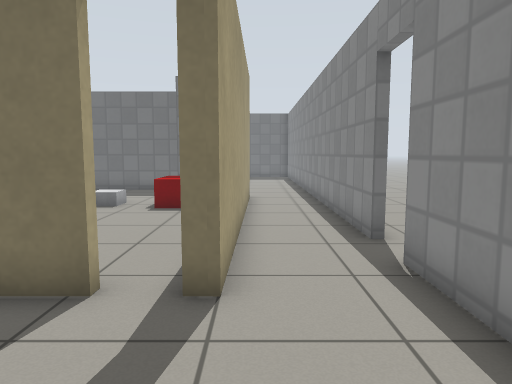
View 1 (above)

14 first-person views from a walk through a robot-simulator world made for Gazebo. The camera is 0.94 m above the floor, tilts 6° down and sees 70° across. The floor is counted in squares, 0.5 m on a side. Each view is taken from the middle of a square. On the plan, view 1 faces up. The plan holds only what a view shows up to about 18 squares ahead; the rest is blank. Gazebo's built-in surfaces are drawn with simple patterns. Surface patterns are stand-ins for the level's own textures.

View 2
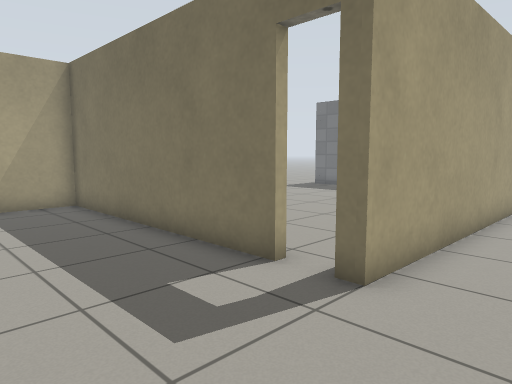

View 3
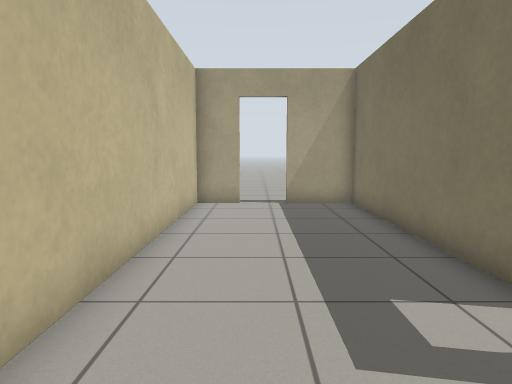

View 4
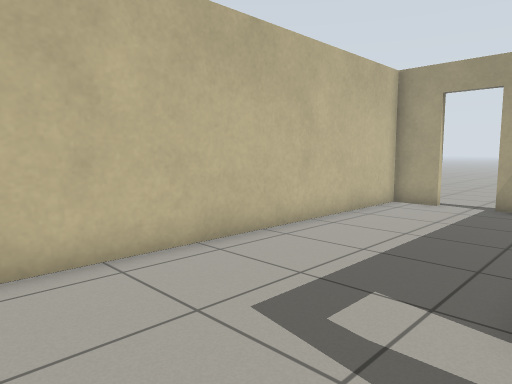

View 5
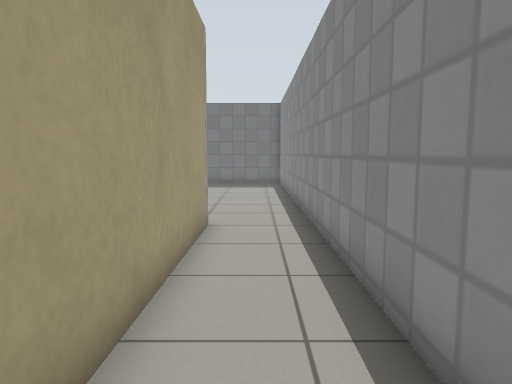

View 6
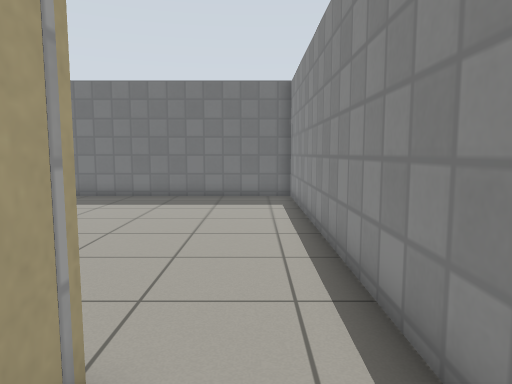

View 7
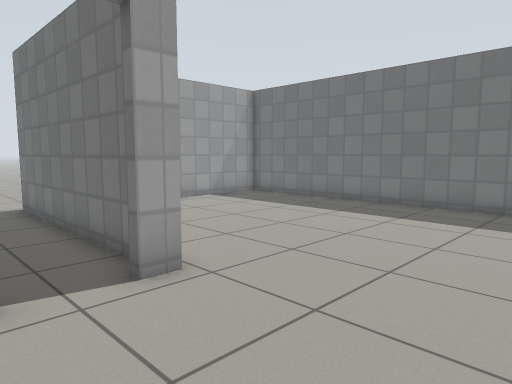

View 8
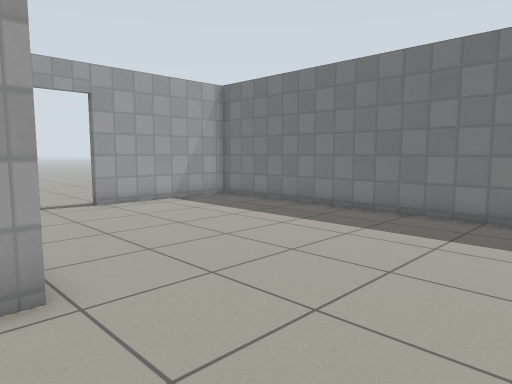

View 9
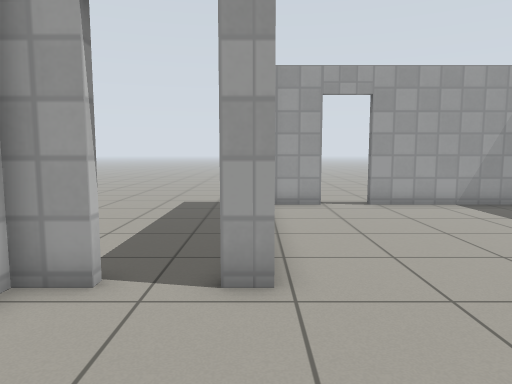

View 10
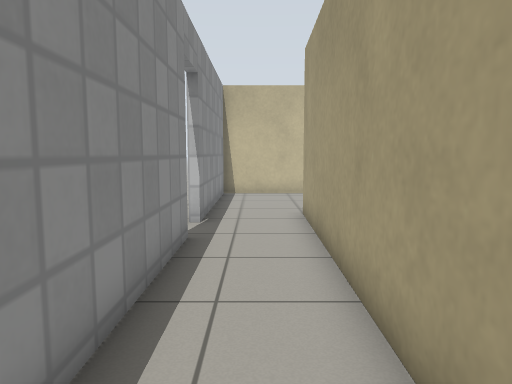

View 11
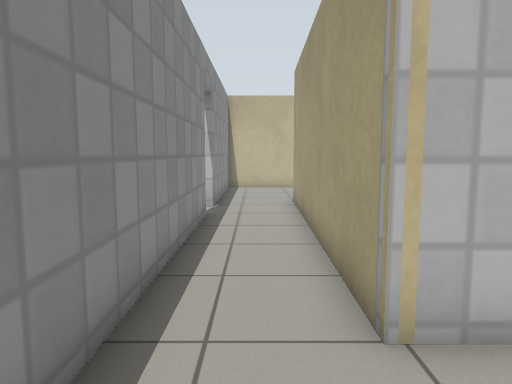

View 12
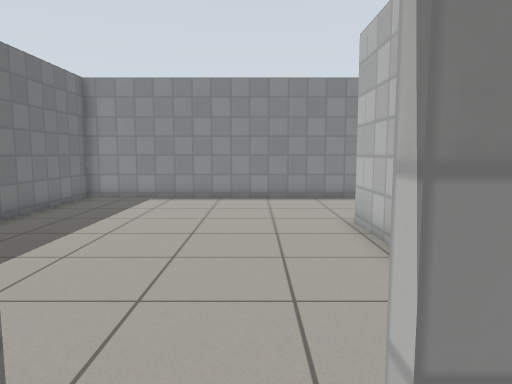

View 13
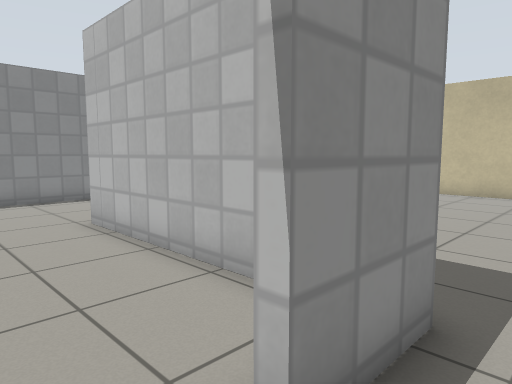

View 14
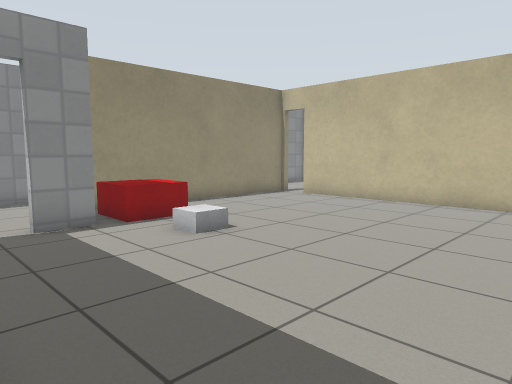

### Floor plan
Ten units are one square. View 1 is at (0, 0); x grows to the right and y downward. Boxes are objects, and circles mark ways between rooms. Rooms are numbered by the first view taken in them; rooms with no view inside come last. Other rooms are left out.
<svg viewBox="-125 -297 160 314">
<path fill="none" stroke="#000" d="M-21 -47 -119 -47 -119 -21M25 -79 25 -156M-119 -5 -119 12 25 12 25 -61M-3 -156 -5 -47 -10 -47M-30 -167 -30 -156 -3 -156M-93 -193 -30 -193 -30 -185M-114 -214 -114 -196M25 -156 25 -292 -114 -292 -114 -232M-33 -152 -33 -167M-41 -190 -117 -190 -117 -214M-106 -49 -21 -49M-8 -54 -6 -143"/>
<rect x="-65" y="-145" width="20" height="20" fill="#bbb"><title>white box</title></rect>
<rect x="-35" y="-145" width="20" height="20" fill="#bbb"><title>red box</title></rect>
<circle cx="10" cy="-150" r="3" fill="#2a7"/>
<circle cx="-15" cy="-50" r="3" fill="#2a7"/>
<circle cx="-115" cy="-225" r="3" fill="#2a7"/>
<circle cx="-30" cy="-175" r="3" fill="#2a7"/>
<text x="-30" y="-40">1</text>
<text x="-40" y="-230">2</text>
<text x="-80" y="-130">3</text>
</svg>
Room 1 opens to room 2. Room 1 opens to room 3. Room 2 opens to room 3.

Where each view was taken, in squares from view 1:
view 1: 0 up, 0 right, facing up
view 2: 0 up, 2 right, facing up-left
view 3: 1 up, 2 right, facing left
view 4: 5 up, 2 right, facing down-left
view 5: 6 up, 1 right, facing up
view 6: 13 up, 1 right, facing up
view 7: 16 up, 2 right, facing up-left
view 8: 18 up, 2 right, facing up-left
view 9: 19 up, 2 right, facing left
view 10: 16 up, 1 right, facing down
view 11: 19 up, 1 right, facing down
view 12: 22 up, 13 left, facing right
view 13: 23 up, 13 left, facing down-right
view 14: 19 up, 13 left, facing down-right
